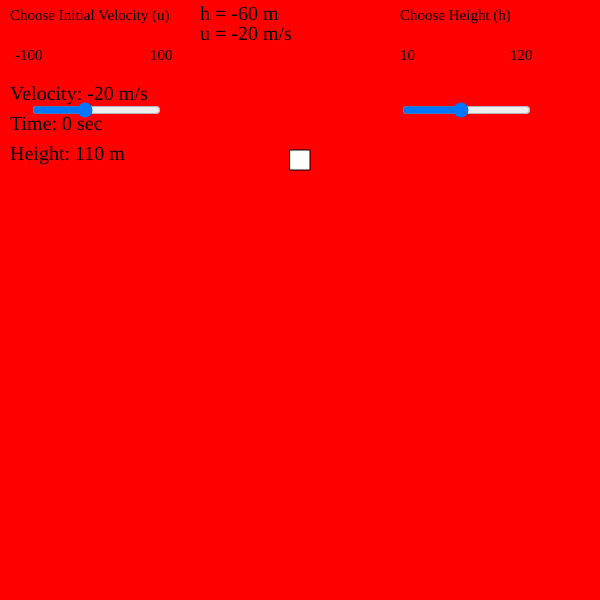
Frame 1 (no input)
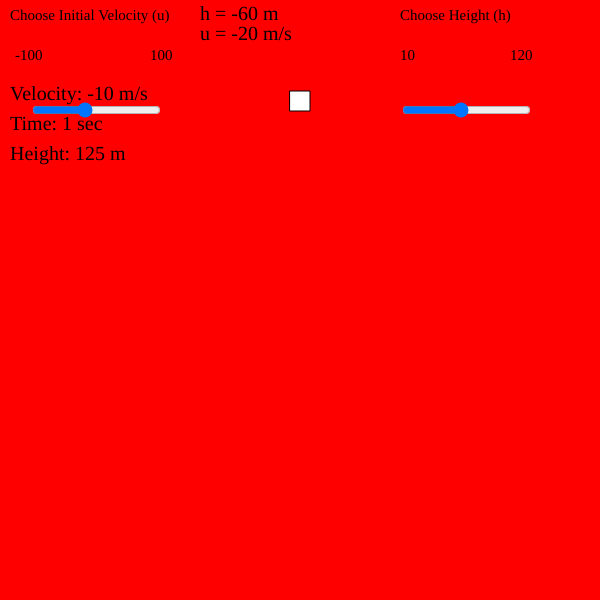
Frame 60 (no input)
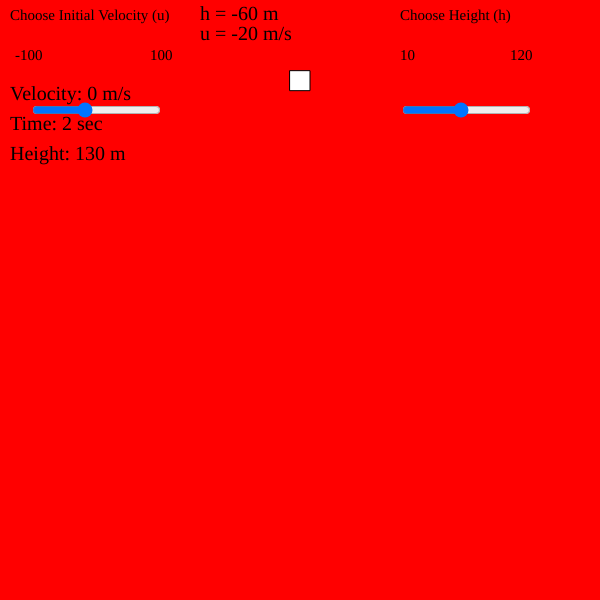
Frame 120 (the mouse pressed at the canvas centre since frame 60)

The p5.js sketch that drew these frames (run headless with seeded random() and noise() and a simulated clock; from frame 60 on, the mouse is pressed at the canvas centre):

// p5.js sketch
// ── sketch.js
var object;
var timer = 0;
var u;
var v;
var uval;
var h;
var hs;
var hval;

function setup() {
  frameRate(60);
  createCanvas(600, 600);
  object = new Thing(300, 160, 20, 20, 0);
  textSize(20);
  textFont("Comic Sans MS");
  u = createSlider(-100, 100, -20, 10);
  hs = createSlider(10, 120, 60, 2);
  uval = -1 * u.value();
  hval = hs.value();
  console.log((80 - height) / 4);
}

function draw() {
  background(255, 0, 0);
  object.display();
  u.position(30, 100);
  hs.position(400, 100);
  h = height - object.position.y;
  textSize(15);
  text("Choose Initial Velocity (u)",10, 20);
  text("Choose Height (h)",400, 20);
  text("-100", 15, 60);
  text("100", 150, 60);
  text("10", 400, 60);
  text("120", 510, 60);
  textSize(20);
  text("u = " + u.value() + " m/s", 200, 40);
  text("h = " + -1 * hs.value() + " m", 200, 20);
  if (uval !== -1 * u.value() || hval !== hs.value()) {
    object.reset();
    timer = 0;
    object.velocity = -1 * u.value() / 15;
    uval = -1 * u.value();
    hval = hs.value();
  }
  if (object.collides() == false) {
    object.accelerate();
    object.move();
    timer++;
    update();
    text("Velocity: " + round(object.velocity * 15) + " m/s", 10, 100);
    text("Time: " + round(timer / 60) + " sec", 10, 130);
    text("Height: " + round(h/20)*5 + " m", 10, 160);
    

  } else {
    text("v = " + -1 * round(object.velocity * 15 / 5) * 5 + " m/s", 200, 60);
    text("t = " + round(timer / 60) + " sec", 200, 80);
  }
  //console.log(object.position.y);
  //console.log(object.collides(), object.position.y);
}

function update() {

}
// ── Object.js
class Thing {
  constructor(x, y, w, h, a) {
    this.position = {
      x: x,
      y: y
    } // 1m = 4 pixels
    //  1 s= 60 frames
    this.nX = y;
    this.angle = a;
    this.width = w;
    this.height = h;
    this.gravity = 1 / 90;
    //this.acceleration = 0;
    this.velocity = -4 / 3;
  }
  display() {
    var angle = this.angle;
    var pos = this.position;
    push();
    translate(pos.x, pos.y);
    fill("white");
    stroke(0);
    rotate(angle);
    rectMode(CENTER)
    rect(0, 0, this.width, this.height);
    pop();
  }
  move() {
    //if (frameCount % 60 == 0) {
    this.position.y += this.velocity;

  }
  accelerate() {
    this.velocity += this.gravity;
  }
  collides() {
    if (this.position.y + this.height / 2 > height) {
      return true;
    } else {
      return false;
    }
  }
  reset() {
    this.position.y = 600-hval*4;
  }
}
// ── style.css
html, body {
  margin: 0;
  padding: 0;
  font-family: 'Comic Sans MS';
}
canvas {
  display: block;
}
